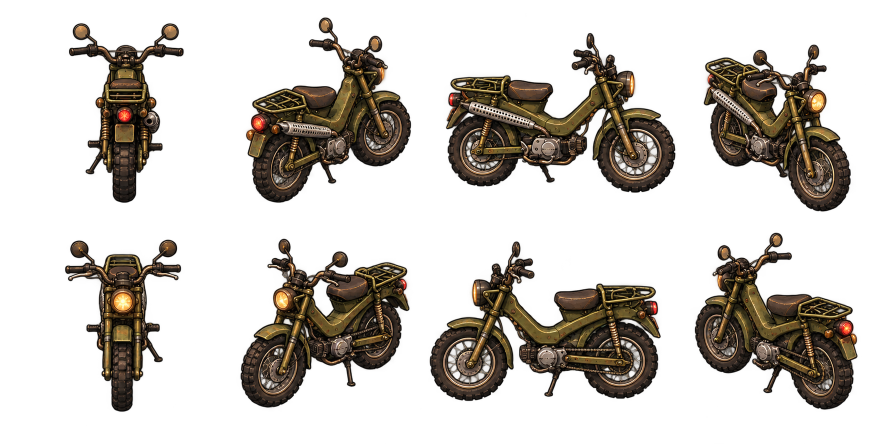
#> input picture assets/source/commute-bike-v1/parked-directions-source.png, 1774 x 887 px (shown at 1/2 size); its folder holds 2 pictures in this run
$ python compile_bike.py
#> lines starting #> are read from the running program, lines starting #| are printed output that depends on the picture; after the words box and inside, x2 and y2 are one past the last pixel; in counts of white or black regions, pixels touching at a corner belong together
"""Noncreative sprite packing: retain generated RGBA, slice at empty gutters,
use one uniform source scale, and register at the midpoint of tire contacts.
No painting, inpainting, silhouette deformation or mirrored vehicle views.
"""
from pathlib import Path
from PIL import Image, ImageDraw
import hashlib, json

ROOT=Path(__file__).resolve().parents[2]
SOURCE=ROOT/'assets/source/commute-bike-v1'
STAGE=ROOT/'assets/staging/commute-bike-v1'
REVIEW=ROOT/'output/commute-bike-review'
STAGE.mkdir(parents=True,exist_ok=True);REVIEW.mkdir(parents=True,exist_ok=True)
DIRECTIONS=['north','northeast','east','southeast','south','southwest','west','northwest']
# Reviewed source-space midpoint of front/rear tire ground contacts. The far
# tire is occluded in straight front/rear views; anchors follow the same plane.
ANCHORS={
    'parked':[(250,345),(673,364),(1123,376),(1554,367),(244,743),(644,752),(1088,794),(1532,772)],
    'mounted':[(244,368),(665,399),(1117,417),(1552,401),(244,764),(642,780),(1089,802),(1538,786)],
}
FRAME=256;ANCHOR=(128,210);SCALE=.50

def gutter(alpha,axis,target,radius):
    length=alpha.width if axis==0 else alpha.height
    empty=[]
    for v in range(max(1,int(target-radius)),min(length-1,int(target+radius))):
        crop=alpha.crop((v,0,v+1,alpha.height) if axis==0 else (0,v,alpha.width,v+1))
        if crop.getbbox() is None: empty.append(v)
    if not empty: raise ValueError(f'No safe transparent gutter near {target}')
    return min(empty,key=lambda v:abs(v-target))

manifest={'version':1,'status':'staged_for_review','frameSize':FRAME,'anchor':list(ANCHOR),
    'directions':DIRECTIONS,'runtimeScale':.46,'mirror':False,'animations':{},'sources':[]}
gallery=Image.new('RGBA',(8*160,2*174),(54,64,53,255));draw=ImageDraw.Draw(gallery)
for row,state in enumerate(['parked','mounted']):
    source=SOURCE/f'{state}-directions-source.png';image=Image.open(source).convert('RGBA')
#> further down, image is the input picture: PIL image 1774x887 RGBA; mean R, G, B, A 22.1, 17.1, 11.1, 72
    assert image.size==(1774,887),f'Review import geometry for {source}: {image.size}'
    alpha=image.getchannel('A').point(lambda a:255 if a>=16 else 0)
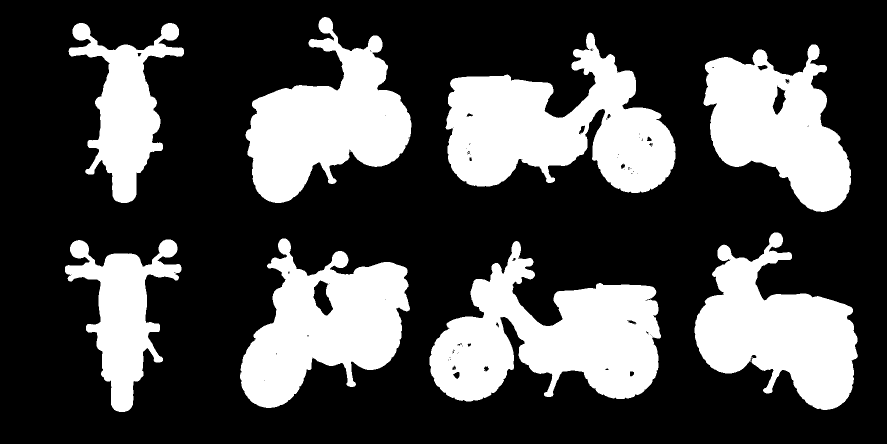
#> alpha: PIL image 1774x887 L (shown at 1/2 size); 30% white; 14 white regions (6 under 20 px), largest, box (x1, y1, x2, y2) and area: (859, 482, 1322, 803) 80066, (891, 65, 1351, 386) 79389, (480, 477, 820, 816) 63387
    middle=gutter(alpha,1,image.height/2,60)
#> after the loop in gutter, `for v in range(max(1,int(target-radius)),min(length-1,int(target+radiu..`: empty = 41 values from 424 to 464
#> middle = 443
    atlas=Image.new('RGBA',(FRAME*8,FRAME));cells=[]
#> after `atlas = Image.new('RGBA', (FRAME * 8, FRAME))`: atlas: PIL image 2048x256 RGBA; every value is 0
    for source_row,(y0,y1) in enumerate([(0,middle),(middle,image.height)]):
        band=alpha.crop((0,y0,image.width,y1))
        cuts=[0]+[gutter(band,0,image.width*n/4,80) for n in (1,2,3)]+[image.width]
        for col in range(4):
            index=source_row*4+col;direction=DIRECTIONS[index]
            rect=(cuts[col],y0,cuts[col+1],y1);cell=image.crop(rect)
            ax,ay=ANCHORS[state][index]
            rendered=cell.resize((round(cell.width*SCALE),round(cell.height*SCALE)),Image.Resampling.LANCZOS)
            x=round(ANCHOR[0]-(ax-rect[0])*SCALE);y=round(ANCHOR[1]-(ay-rect[1])*SCALE)
            frame=Image.new('RGBA',(FRAME,FRAME));frame.alpha_composite(rendered,(x,y))
            box=frame.getchannel('A').point(lambda a:255 if a>=16 else 0).getbbox()
            assert box and min(box[0],box[1],FRAME-box[2],FRAME-box[3])>=3,(state,direction,'clipping',box)
            atlas.alpha_composite(frame,(index*FRAME,0))
            native=frame.resize((118,118),Image.Resampling.LANCZOS)
            gallery.alpha_composite(native,(index*160+21,row*174+34))
            draw.text((index*160+8,row*174+8),state+' / '+direction,fill='white')
            px=index*160+21+ANCHOR[0]*.46;py=row*174+34+ANCHOR[1]*.46
            draw.line((px-3,py,px+3,py),fill=(245,220,140));draw.line((px,py-3,px,py+3),fill=(245,220,140))
            cells.append({'direction':direction,'sourceRect':list(rect),'sourceAnchor':[ax,ay],'bbox':list(box)})
#> this loop made 2 passes
#> (source_row, y0, y1, cuts) on passes 1 to 2: (0, 0, 443, [0, 443, 887, 1351, 1774]), (1, 443, 887, [0, 443, 858, 1330, 1774])
#> pass 1, `band=alpha.crop((0,y0,image.width,y1))`:
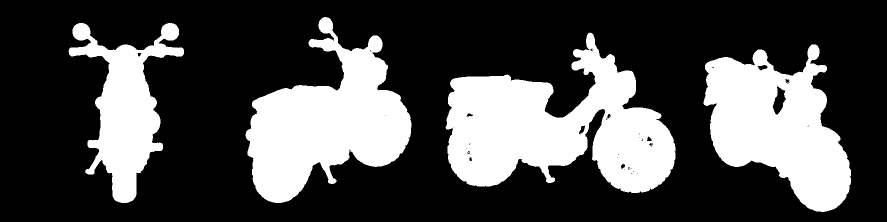
#> band: PIL image 1774x443 L (shown at 1/2 size); 29.7% white; 6 white regions (2 under 20 px), largest, box (x1, y1, x2, y2) and area: (891, 65, 1351, 386) 79389, (491, 34, 823, 406) 63003, (1407, 89, 1702, 424) 57669, (137, 46, 368, 406) 33493
#> after the loop:
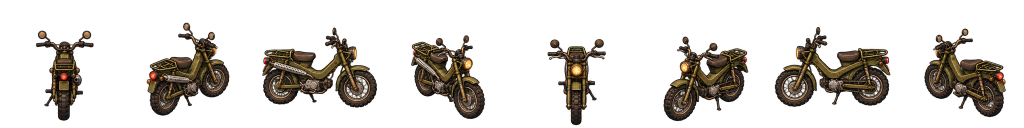
#> atlas: PIL image 2048x256 RGBA (shown at 1/2 size); mean R, G, B, A 16.4, 12.7, 8.4, 54.2; transparent parts drawn white
#> after the loop:
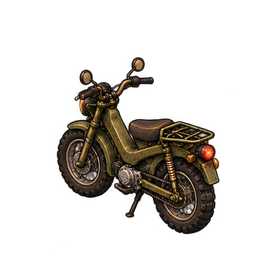
#> frame: PIL image 256x256 RGBA; mean R, G, B, A 16.6, 12.8, 8.3, 57.5; transparent parts drawn white
#> after the loop:
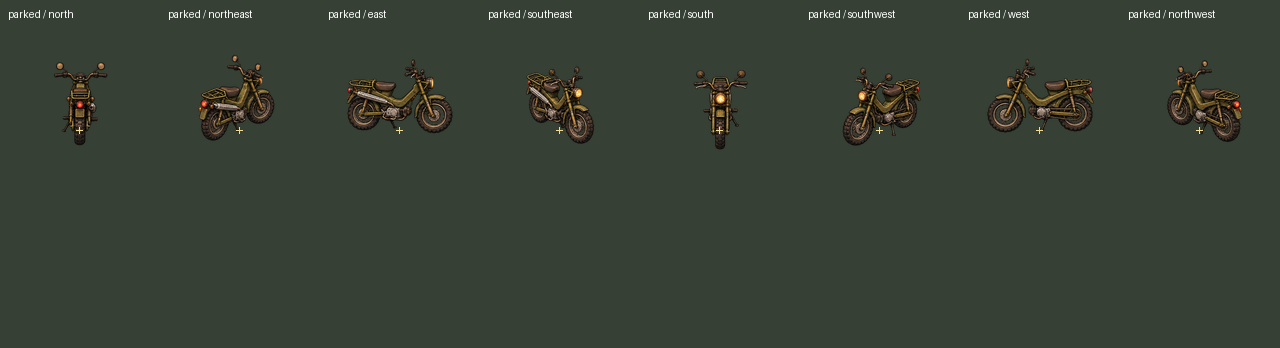
#> gallery: PIL image 1280x348 RGBA; mean R, G, B, A 55.5, 64.1, 52.7, 255
#> after the loop:
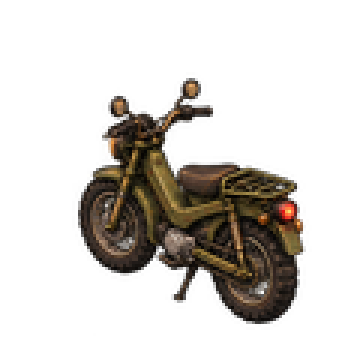
#> native: PIL image 118x118 RGBA (shown 3 times larger); mean R, G, B, A 16.4, 12.5, 8, 57.6; transparent parts drawn white
#> after the loop:
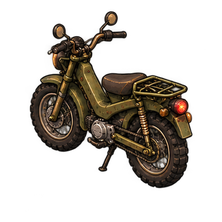
#> rendered: PIL image 222x222 RGBA; mean R, G, B, A 22.1, 17, 11.1, 76.5; transparent parts drawn white
#> after the loop, cells = 8 items
    path=STAGE/f'{state}.png';atlas.save(path)
    manifest['animations'][state]={'path':path.relative_to(ROOT).as_posix(),'frames':8,'cells':cells,
        'sha256':hashlib.sha256(path.read_bytes()).hexdigest()}
    manifest['sources'].append({'path':source.relative_to(ROOT).as_posix(),'sha256':hashlib.sha256(source.read_bytes()).hexdigest()})
#> pass 2 of the loop `for row,state in enumerate(['parked','mounted']):`:
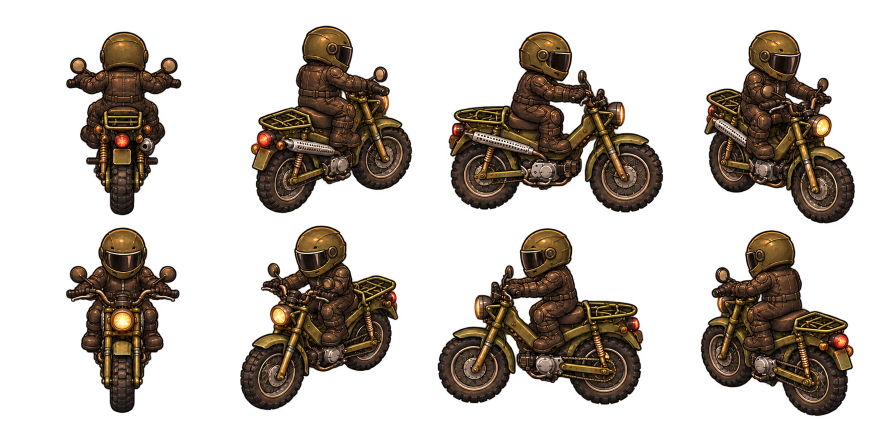
#> input picture assets/source/commute-bike-v1/mounted-directions-source.png, 1774 x 887 px (shown at 1/2 size)
#> image is the input picture: PIL image 1774x887 RGBA; mean R, G, B, A 26.4, 18.9, 11.5, 84
#> `alpha=image.getchannel('A').point(lambda a:255 if a>=16 else 0)`:
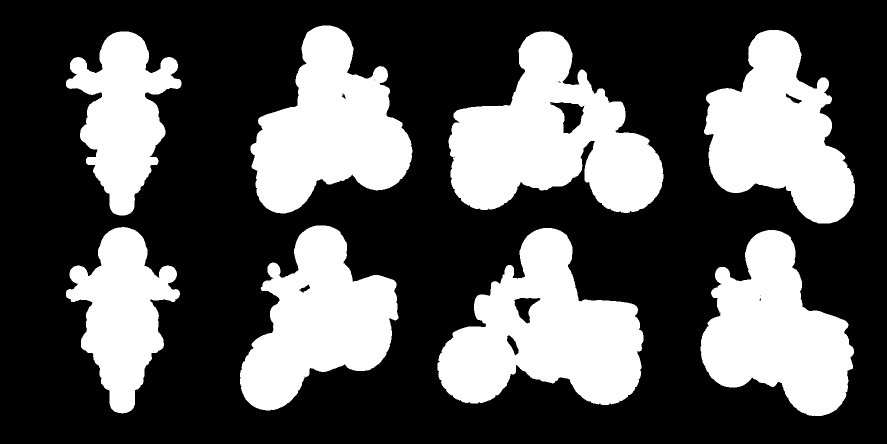
#> alpha: PIL image 1774x887 L (shown at 1/2 size); 33.9% white; 12 white regions (4 under 20 px), largest, box (x1, y1, x2, y2) and area: (897, 63, 1327, 426) 86794, (875, 456, 1287, 810) 83370, (501, 51, 825, 427) 71099
#> middle = 447
#> the loop `for source_row,(y0,y1) in enumerate([(0,middle),(middle,image.height)]):` made 2 passes
#> (source_row, y0, y1, cuts) on passes 1 to 2: (0, 0, 447, [0, 443, 887, 1330, 1774]), (1, 447, 887, [0, 443, 874, 1330, 1774])
#> after the loop `for source_row,(y0,y1) in enumerate([(0,middle),(middle,image.height)]):`:
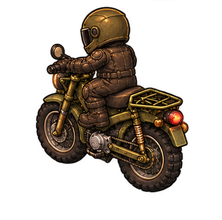
#> rendered: PIL image 222x220 RGBA; mean R, G, B, A 26.3, 18.8, 11.3, 86.3; transparent parts drawn white
(STAGE/'manifest.json').write_text(json.dumps(manifest,indent=2)+'\n')
gallery.save(REVIEW/'parked-mounted-native.png')
print('Staged 16 vehicle views with tire-contact registration. Native contact sheet requires visual approval.')
